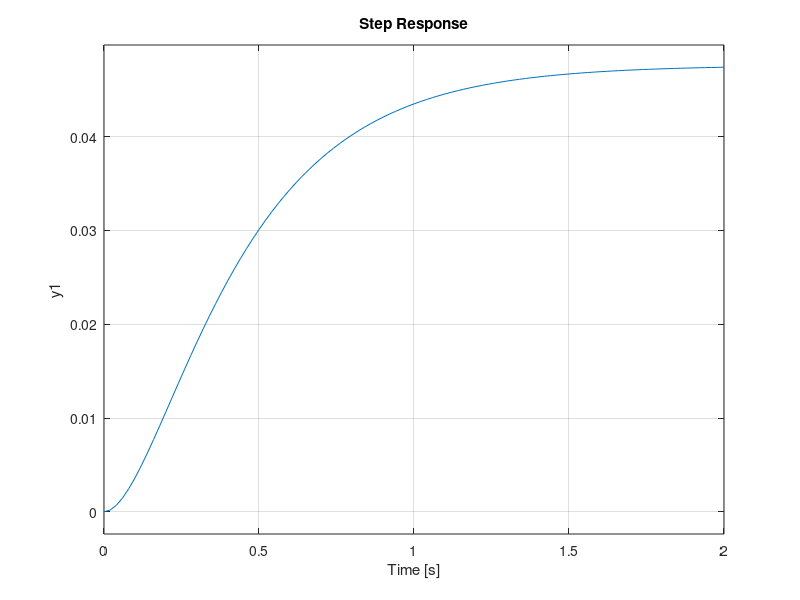

This chart was generated by the following MATLAB code: (Note: this script raises an error after producing the figure.)
%% EXPERIMENT No: 10

%{
    Name: Smit Shah
    PRN: 17070123090
    Batch: EB-2
%}

clc 
clear all 
close all
%% Q.1.To plot the step response for P, PI, PD and PID control systems with unity feedback

% Q.1(a) Unity gain feedback system

N=[0 1];
D=[1 10 20];
G=tf(N,D); %open loop transfer function of the system
H=1; %unity feedback system
sys=feedback(G,H); %closed loop transfer function of unity feedback system
figure('Numbertitle','off','Name','Smit_Step response graphs')
step(sys)
S=stepinfo(sys)

% Q.1(b)Proportional control (P controller)

kp=350;
N1=[0 kp];
D1=[0 1];
Ctf1=tf(N1,D1); %transfer function of proportional controller 
G1=series(Ctf1,G); %cascading controller and plant
H1=1; %unity feedback
sys1=feedback(G1,H1); %closed loop transfer function of proportional controller
hold on
step(sys1) %step response of the system with P controller
S1=stepinfo(sys1)

% Q.1(c)Integral control (PI controller)

ki=300;
N2=[kp ki];
D2=[1 0];
Ctf2=tf(N2,D2); %transfer function of PI controller
G2=series(Ctf2,G); 
H2=1;
sys2=feedback(G2,H2); %closed loop transfer function of PI controller
step(sys2) %step response of system with PI controller
S2=stepinfo(sys2)

% Q.1(d)Derivative control (PD controller)

kd=50;
N3=[kd kp];
D3=[0 1];
Ctf3=tf(N3,D3); %transfer function of PD controller
G3=series(Ctf3,G); 
H3=1;
sys3=feedback(G3,H3); %closed loop transfer function of PD controller
step(sys3) %step response of system with PD controller
S3=stepinfo(sys3)

% Q.1(e)PID control

N4=[kd kp ki];
D4=[1 0];
Ctf4=tf(N4,D4); %transfer function of PID controller
G4=series(Ctf4,G); 
H4=1;
sys4=feedback(G4,H4); %closed loop transfer function of PID controller
step(sys4) %step response of system with PID controller
axis([0 3.5 -0.5 1.5])
hold off
legend('Without controller','P controller','PI controller','PD controller','PID controller')
S4=stepinfo(sys4)

%% Conclusion

%{
    In this experiment we have firstly found out the response with unity
    feedback i.e. without controller, then we have given P controller and plot the response,
    similarly with PI controller, PD controller and PID controller. In this
    we observed that the error which we got with P, PD, PI and PID is less
    than error we got in unity feedback i.e. without controller.
%}